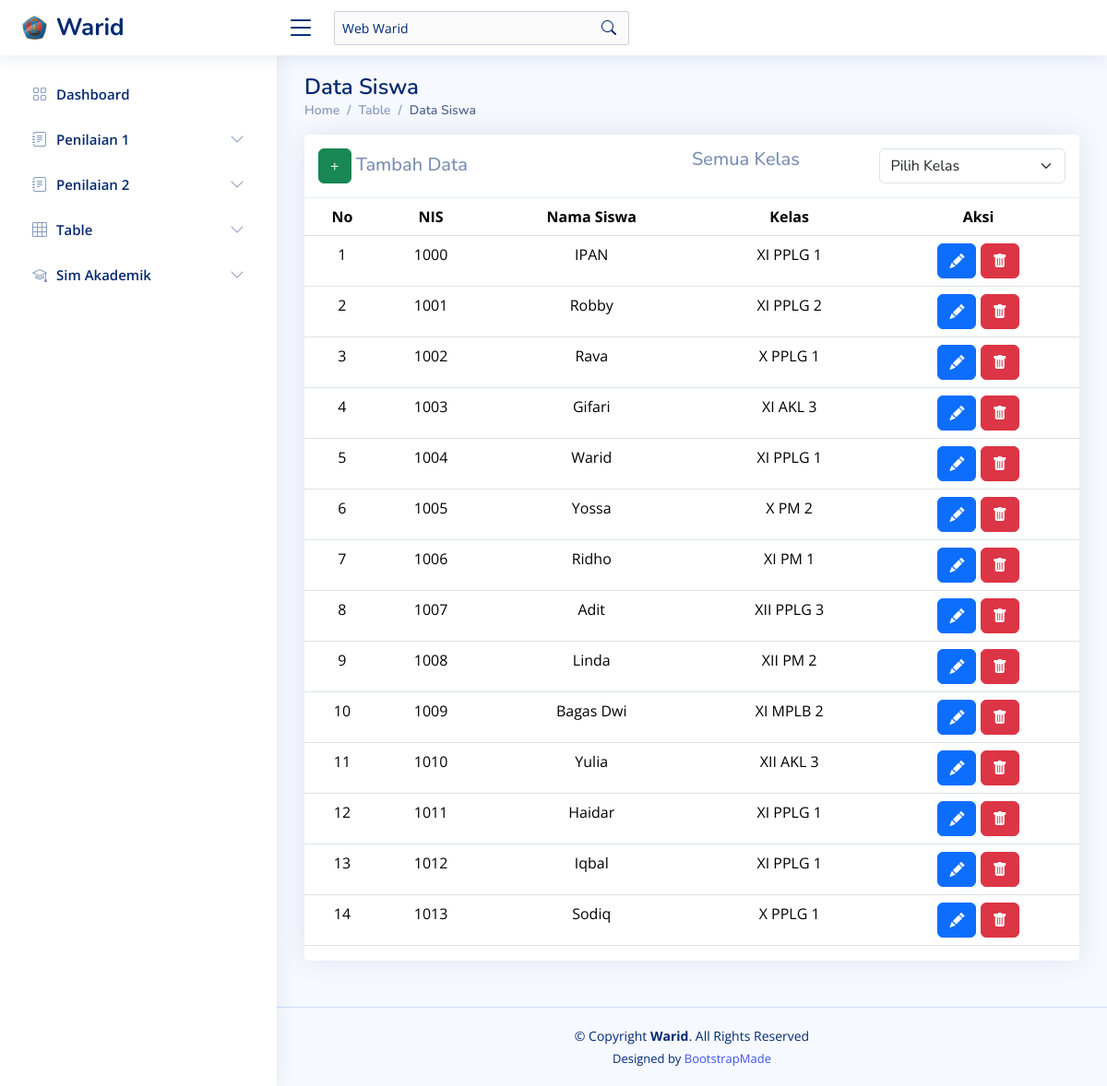
Screenshot of /?page=siswa with the database file from the repository.
### tables this page shows
CREATE TABLE `siswa` (
  `id_siswa` int(11) NOT NULL,
  `nama_siswa` varchar(255) NOT NULL,
  `kelas` varchar(10) NOT NULL
);

### assets/components/sim_akademik_warid/siswa.php (the view, shortened to what this page needs)
<?php
$pageName = 'siswa';
?>
<main id="main" class="main">
  <div class="pagetitle">
    <h1>Data Siswa</h1>
    <nav>
      <ol class="breadcrumb">
        <li class="breadcrumb-item"><a href="?page=dashboard">Home</a></li>
        <li class="breadcrumb-item">Table</li>
        <li class="breadcrumb-item active">Data Siswa</li>
      </ol>
    </nav>
  </div>
  <?php
  if (isset($_POST['kelas_siswa'])) {
    $kelas_siswa = $_POST['kelas_siswa'];
    if ($kelas_siswa == "Semua Kelas") {
      $kelas_query = "";
    } else {
      $kelas_query = "WHERE kelas ='$kelas_siswa'";
    }
  } else {
    $kelas_siswa = "Semua Kelas";
    $kelas_query = "";
  }
  ?>
  <section class="section">
    <div class="row">
      <div class="col-lg-12">
        <div class="card">
          <h5 class="card-header d-flex">
            <span class="col-sm-6"><a href="?page=<?php echo $pageName ?>&alert=add_data" class="btn btn-success">+</a> Tambah Data</span>
            <span class="col-sm-3"><?php echo $kelas_siswa; ?></span>
            <form class="col-sm-3" action="?page=<?php echo $pageName ?>" method="post">
              <select class="form-select" name="kelas_siswa" id="kelas_siswa" onchange="this.form.submit()">
                <option value="Belum Memilih">Pilih Kelas</option>
              </select>
            </form>
          </h5>
          <div class="table-responsive text-nowrap">
            <table class="table" style="text-align:center">
              <thead>
                <tr>
                  <th>No</th>
                  <th>NIS</th>
                  <th>Nama Siswa</th>
                  <th>Kelas</th>
                  <th>Aksi</th>
                </tr>
              </thead>
              <tbody class="table-border-bottom-0">
                <?php
                $no = 1;
                $result = mysqli_query($koneksi1, "SELECT * from siswa $kelas_query ORDER BY id_siswa");
                while ($data = mysqli_fetch_assoc($result)) {
                ?>
                  <tr>
                    <td><?php echo $no++; ?></td>
                    <td><?php echo $data['id_siswa']; ?></td>
                    <td><?php echo $data['nama_siswa']; ?></td>
                    <td><?php echo $data['kelas']; ?></td>
                    <td>
                      <a href="?page=<?php echo $pageName ?>&alert=EditData&id=<?php echo $data['id_siswa']; ?>" class="btn btn-primary"><i class="bi bi-pencil-fill" style="color: white;"></i></a>
                      <a href="?page=<?php echo $pageName ?>&alert=ConfirmationDeleteSim&pageName=<?php echo $pageName; ?>&id=<?php echo $data['id_siswa']; ?>" class="btn btn-danger"><i class="bi bi-trash-fill" style="color: white;"></i></a>
                    </td>
                  </tr><?php } ?>
              </tbody>
            </table>
          </div>
        </div>
      </div>
    </div>
  </section>
</main>

### assets/css/style.css (style rules this page uses)
:root { scroll-behavior: smooth; }
body { font-family: "Open Sans", sans-serif; background: #f6f9ff; color: #444444; }
a { color: #4154f1; text-decoration: none; }
h1, h2, h3, h4, h5, h6 { font-family: "Nunito", sans-serif; }
#main { margin-top: 60px; padding: 20px 30px; transition: all 0.3s; }
.pagetitle { margin-bottom: 10px; }
.pagetitle h1 { font-size: 24px; margin-bottom: 0; font-weight: 600; color: #012970; }
.card { margin-bottom: 30px; border: none; border-radius: 5px; box-shadow: 0px 0 30px rgba(1, 41, 112, 0.1); }
.card-header, .card-footer { border-color: #ebeef4; background-color: #fff; color: #798eb3; padding: 15px; }
.breadcrumb { font-size: 14px; font-family: "Nunito", sans-serif; color: #899bbd; font-weight: 600; }
.breadcrumb a { color: #899bbd; transition: 0.3s; }
.breadcrumb .breadcrumb-item::before { color: #899bbd; }
.breadcrumb .active { color: #51678f; font-weight: 600; }
@media (min-width: 1200px) { #main, #footer { margin-left: 300px; } }

### rows the page displays
siswa: id_siswa "1000", nama_siswa "IPAN", kelas "XI PPLG 1"
siswa: id_siswa "1001", nama_siswa "Robby", kelas "XI PPLG 2"
siswa: id_siswa "1002", nama_siswa "Rava", kelas "X PPLG 1"
siswa: id_siswa "1003", nama_siswa "Gifari", kelas "XI AKL 3"
siswa: id_siswa "1004", nama_siswa "Warid", kelas "XI PPLG 1"
siswa: id_siswa "1005", nama_siswa "Yossa", kelas "X PM 2"
siswa: id_siswa "1006", nama_siswa "Ridho", kelas "XI PM 1"
siswa: id_siswa "1007", nama_siswa "Adit", kelas "XII PPLG 3"
siswa: id_siswa "1008", nama_siswa "Linda", kelas "XII PM 2"
siswa: id_siswa "1009", nama_siswa "Bagas Dwi", kelas "XI MPLB 2"
siswa: id_siswa "1010", nama_siswa "Yulia", kelas "XII AKL 3"
siswa: id_siswa "1011", nama_siswa "Haidar", kelas "XI PPLG 1"
siswa: id_siswa "1012", nama_siswa "Iqbal", kelas "XI PPLG 1"
siswa: id_siswa "1013", nama_siswa "Sodiq", kelas "X PPLG 1"

### other values shown
$kelas_siswa "Semua Kelas"
